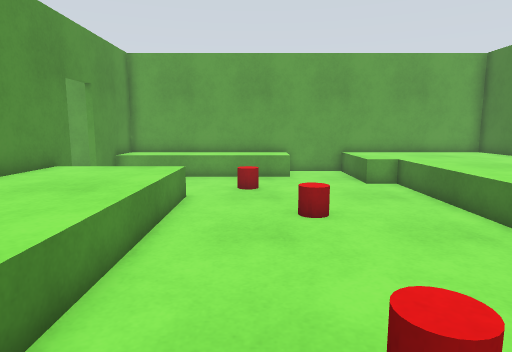
view 1 (above)

13 first-person views from a walk through a world built for the Gazebo simulator. The camera is 1.1 m above the floor, tilts 8° down and sees 75° across. Floor lines are 1 m apart. The floor is counted in squares, 0.5 m on a side. Each view is taken from the middle of a square. On the plan, view 1 faces up. The plan holds only what a view shows up to about 19 squares ahead; the rest is blank.

view 2
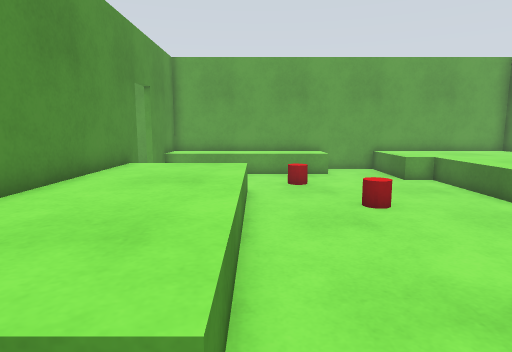

view 3
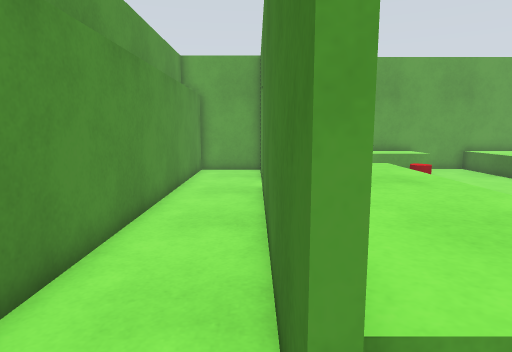

view 4
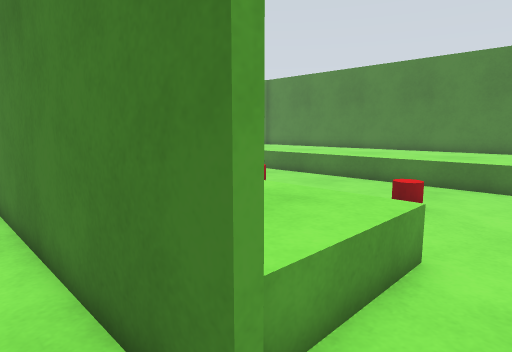

view 5
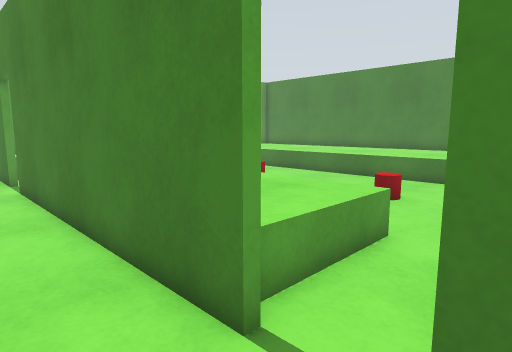

view 6
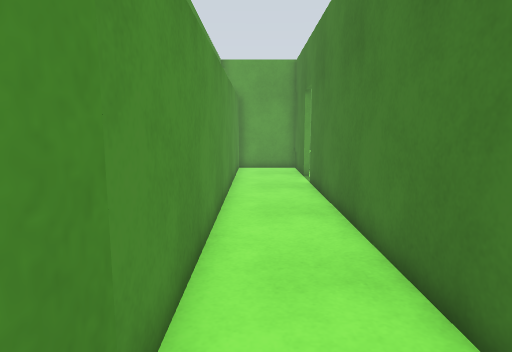

view 7
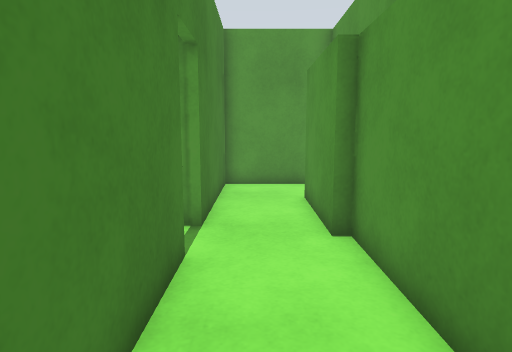

view 8
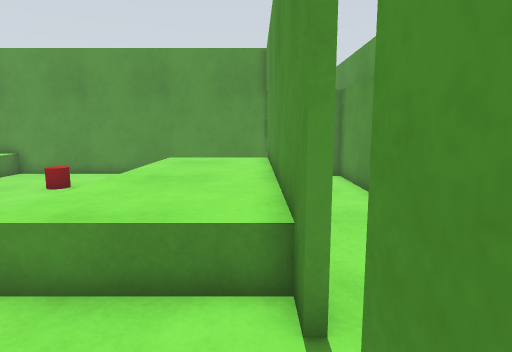

view 9
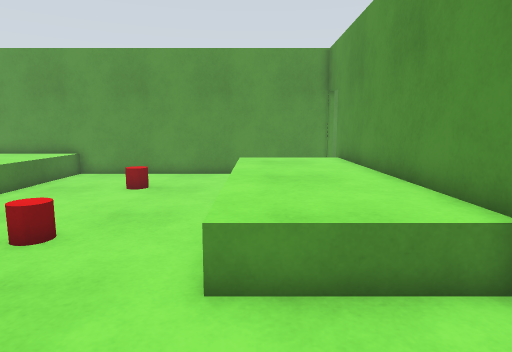

view 10
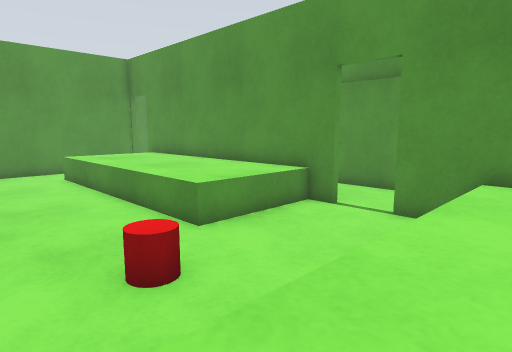

view 11
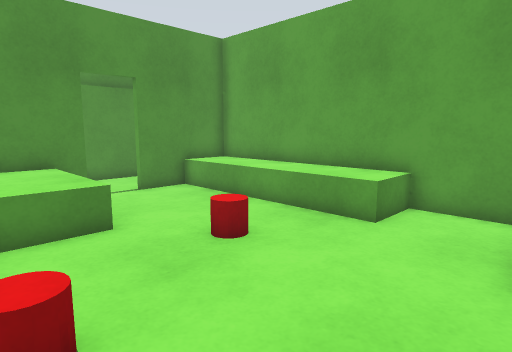

view 12
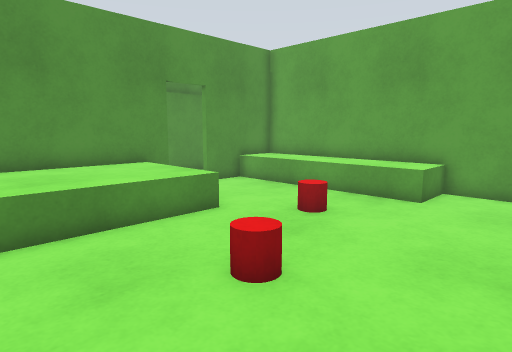

view 13
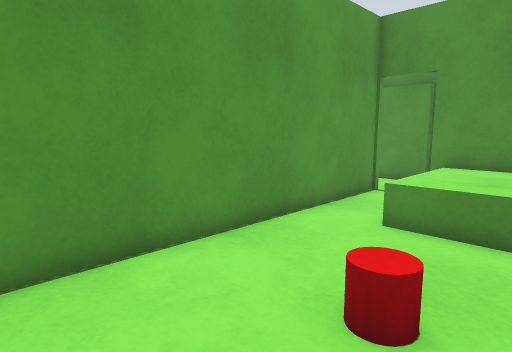

### Floor plan
Points are (right, up) in squares from view 1. A wall is a line through its corners. A room is listed if a view was taken in it or the views show most of it. See-through windows are left out.
Room 1 (views 1, 2, 3, 4, 5, 6, 7, 8, 9, 10, 11, 12, 13)
walls: (-6.5, 11.8) (-6.5, 0.4) (-6.8, 0.4) (-6.8, 11.8); (-9.6, -0.7) (-9.6, -4.8); (7, 17.5) (-6.5, 17.5) (-6.5, 13.5) (-6.8, 13.5) (-6.8, 17.1) (-10, 17.1) (-10, -0.7); (-10.1, -7.4) (-6.8, -7.4) (-6.8, -1.5) (7.5, -1.5)
low walls: (-6.6, 10.8) (-2.3, 10.8) (-2.3, 0.8) (-6.4, 0.8); (1.6, 17.5) (1.6, 15.4) (-6.5, 15.4); (5.7, -1.5) (5.7, 13.5) (4.5, 13.5) (4.5, 17.5)
objects: red cylinder (0, 12) to (0, 13); red cylinder (1, 2) to (2, 3); red cylinder (1, 8) to (2, 9)

Positions as (right, up) in squares from view 1, and headings:
1: (0, 0), facing up
2: (-2, -1), facing up
3: (-7, -1), facing up
4: (-8, -1), facing up-right
5: (-9, -2), facing up-right
6: (-9, -2), facing up
7: (-8, 6), facing down
8: (-6, 15), facing down
9: (-3, 15), facing down
10: (2, 17), facing down-left
11: (5, 8), facing up-left
12: (5, 5), facing up-left
13: (5, 4), facing down-left
